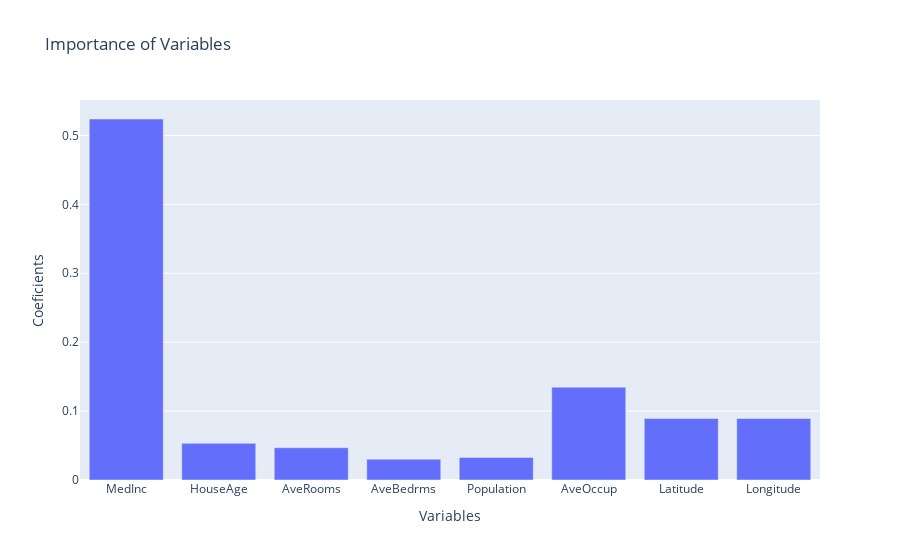

This figure's notebook cell:
### Code cell
# Visualize Random Forest Coef.

data = [
    go.Bar(
        x = df.columns,
        y = rf_coef_importance,
        width= np.repeat(0.8,len(df.columns)) # Cambiar la anchura de cada barra

    )
]

layout = go.Layout(barmode = "group",title = "Importance of Variables", xaxis_title="Variables", yaxis_title="Coeficients")

fig = go.Figure(data = data, layout = layout)
fig.show()

### Figure 1 — Plotly figure (JSON) as saved in the notebook; plotly's stock layout.template omitted (floating-point values rounded to 4 significant figures)
{"data": [{"type": "bar", "width": [0.8, 0.8, 0.8, 0.8, 0.8, 0.8, 0.8, 0.8, 0.8], "x": ["MedInc", "HouseAge", "AveRooms", "AveBedrms", "Population", "AveOccup", "Latitude", "Longitude", "target"], "y": [0.5239, 0.05322, 0.04686, 0.03022, 0.03266, 0.1347, 0.08924, 0.08921]}], "layout": {"barmode": "group", "title": {"text": "Importance of Variables"}, "xaxis": {"title": {"text": "Variables"}}, "yaxis": {"title": {"text": "Coeficients"}}}}
